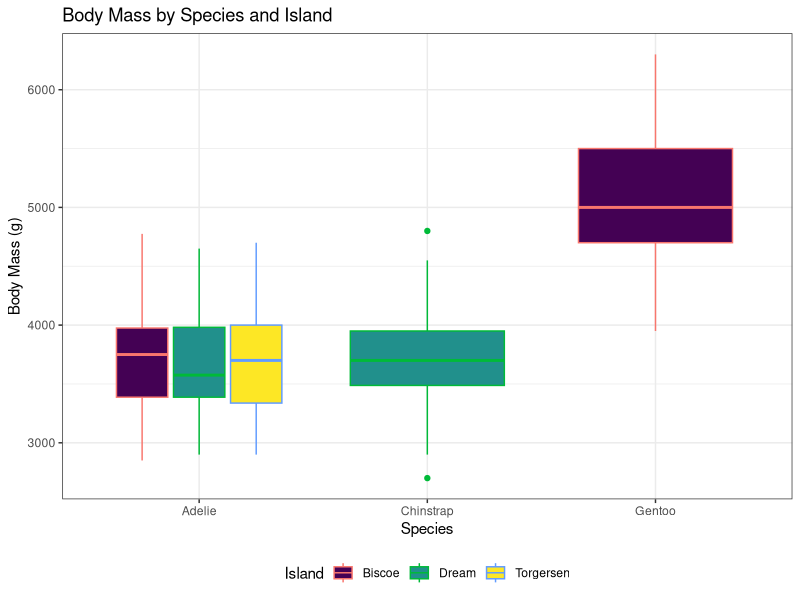

Recreate this plot in R.
library(tidyverse)
library(palmerpenguins)
library(beeswarm)
## I am making a short plot of pamlmer pengins to see how to commit into github

### palmer penguins plot

pinguino_plotisimo <- ggplot(data = penguins, aes(x= species, 
                                                  y = body_mass_g, 
                                                  colour = island, 
                                                  fill = island)) +
  geom_boxplot() +
  theme_bw() +
  scale_fill_viridis_d() +
  labs(title = "Body Mass by Species and Island",
       x = "Species",
       y = "Body Mass (g)",
       fill = "Island", 
       colour = "Island") 

  pinguino_plotisimo +
  theme(legend.position="bottom")
